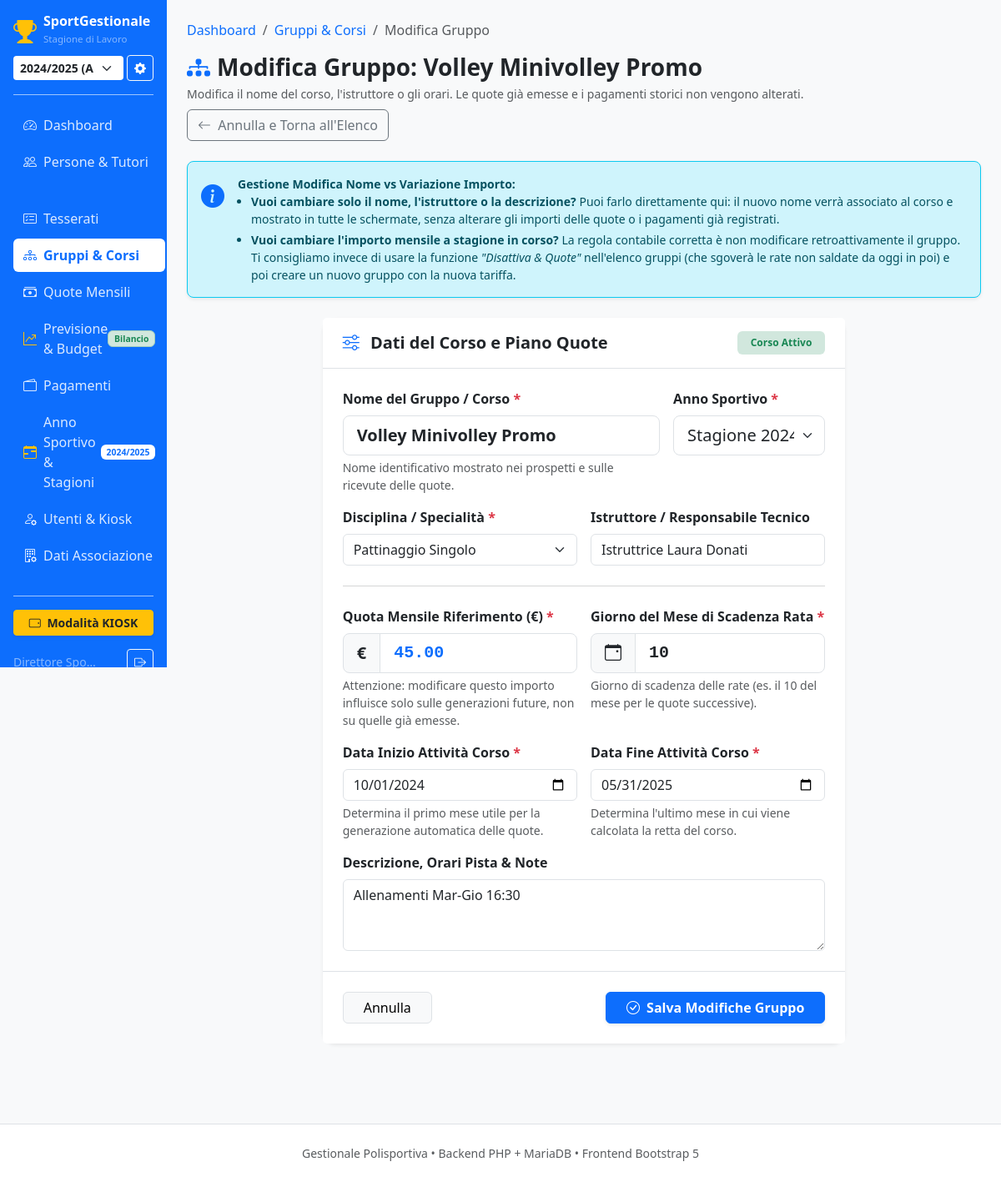
/index.php?page=gruppo_nuovo&id=2 (signed in), run on the app's committed database.
### tables this page shows
CREATE TABLE IF NOT EXISTS `anno` (
  `id` INT AUTO_INCREMENT PRIMARY KEY,
  `anno` VARCHAR(20) NOT NULL COMMENT 'es. 2024/2025',
  `data_inizio` DATE NOT NULL,
  `data_fine` DATE NOT NULL,
  `attivo` TINYINT(1) NOT NULL DEFAULT 0 COMMENT '1 se anno corrente',
  `created_at` TIMESTAMP DEFAULT CURRENT_TIMESTAMP
);

CREATE TABLE IF NOT EXISTS `gruppi` (
  `id` INT AUTO_INCREMENT PRIMARY KEY,
  `anno_id` INT NOT NULL,
  `nome_gruppo` VARCHAR(100) NOT NULL,
  `descrizione` TEXT NULL,
  `categoria` VARCHAR(80) NULL,
  `quota_mensile` DECIMAL(10,2) NOT NULL DEFAULT 0.00,
  `giorno_scadenza_mensile` TINYINT NOT NULL DEFAULT 10 COMMENT 'Giorno del mese (es. 10)',
  `data_inizio` DATE NOT NULL COMMENT 'Inizio corso/gruppo',
  `data_fine` DATE NOT NULL COMMENT 'Fine corso/gruppo',
  `istruttore` VARCHAR(100) NULL,
  `attivo` TINYINT(1) NOT NULL DEFAULT 1 COMMENT '1=Attivo, 0=Disattivato/Terminato',
  `created_at` TIMESTAMP DEFAULT CURRENT_TIMESTAMP,
  CONSTRAINT `fk_gruppi_anno` FOREIGN KEY (`anno_id`) REFERENCES `anno` (`id`) ON DELETE RESTRICT
);

### private/pages/gruppo_nuovo.php (the view, shortened to what the rows shown need)
<?php
require_once (defined('PATH_INCLUDES') ? PATH_INCLUDES : __DIR__ . '/../includes') . '/header.php';
$db = getDbConnection();
$editId = !empty($_GET['id']) ? (int)$_GET['id'] : (!empty($_GET['edit_id']) ? (int)$_GET['edit_id'] : null);
$gruppo = null;
if ($editId) {
    $stmtG = $db->prepare("SELECT * FROM gruppi WHERE id = ?");
    $stmtG->execute([$editId]);
    $gruppo = $stmtG->fetch();
}
$isEditing = !empty($gruppo);
$anni = $db->query("SELECT * FROM anno ORDER BY id DESC")->fetchAll();
$annoIdAttivo = $gruppo['anno_id'] ?? ($annoAttivo['id'] ?? 1);
$dataInizioDefault = $gruppo['data_inizio'] ?? (!empty($annoAttivo['data_inizio']) ? $annoAttivo['data_inizio'] : date('Y') . '-09-01');
$dataFineDefault = $gruppo['data_fine'] ?? (!empty($annoAttivo['data_fine']) ? $annoAttivo['data_fine'] : (date('Y') + 1) . '-05-31');
?>
<div class="d-flex justify-content-between align-items-center mb-4 flex-wrap gap-2">
    <div>
        <h2 class="h3 fw-bold mb-1 d-flex align-items-center">
            <i class="bi bi-diagram-3-fill text-primary me-2"></i>
            <?= $isEditing ? 'Modifica Gruppo: ' . htmlspecialchars($gruppo['nome_gruppo']) : 'Nuovo Gruppo / Corso di Pattinaggio' ?>
        </h2>
        <p class="text-muted small mb-0">
            <?= $isEditing
                ? "Modifica il nome del corso, l'istruttore o gli orari. Le quote già emesse e i pagamenti storici non vengono alterati."
                : "Definisci la quota mensile, il giorno di scadenza e il periodo di attività per l'automazione delle rate." ?>
        </p>
    </div>
</div>
<div class="row justify-content-center">
    <div class="col-lg-9 col-xl-8">
        <form method="POST" action="index.php?action=salva_gruppo">
            <div class="card border-0 shadow-sm rounded-4 bg-white mb-4">
                <div class="card-body p-4">
                    <div class="row g-3">
                        <div class="col-md-8">
                            <label class="form-label fw-bold">Nome del Gruppo / Corso <span class="text-danger">*</span></label>
                            <input type="text" name="nome_gruppo" class="form-control form-control-lg fw-semibold"
                                   placeholder="es. Avviamento Base Lunedì/Mercoledì"
                                   value="<?= htmlspecialchars($gruppo['nome_gruppo'] ?? '') ?>" required>
                            <div class="form-text small">Nome identificativo mostrato nei prospetti e sulle ricevute delle quote.</div>
                        </div>
                        <div class="col-md-4">
                            <label class="form-label fw-bold">Anno Sportivo <span class="text-danger">*</span></label>
                            <select name="anno_id" class="form-select form-select-lg" required>
                                <?php foreach ($anni as $a): ?>
                                    <option value="<?= $a['id'] ?>" <?= ($a['id'] == $annoIdAttivo ? 'selected' : '') ?>>
                                        Stagione <?= htmlspecialchars($a['anno']) ?> <?= (!empty($a['attivo']) ? '(Attivo)' : '') ?>
                                    </option>
                                <?php endforeach; ?>
                            </select>
                        </div>
                        <div class="col-md-6">
                            <label class="form-label fw-bold">Istruttore / Responsabile Tecnico</label>
                            <input type="text" name="istruttore" class="form-control"
                                   placeholder="es. Elena Bianchi (Tecnico Federale)"
                                   value="<?= htmlspecialchars($gruppo['istruttore'] ?? '') ?>">
                        </div>
                        <div class="col-md-6">
                            <div class="input-group input-group-lg">
                                <span class="input-group-text bg-light fw-bold">€</span>
                                <input type="number" step="0.50" min="0" name="quota_mensile" class="form-control fw-bold text-primary font-monospace"
                                       value="<?= htmlspecialchars(number_format($gruppo['quota_mensile'] ?? 55.00, 2, '.', '')) ?>" required>
                            </div>
                        </div>
                        <div class="col-md-6">
                            <div class="input-group input-group-lg">
                                <span class="input-group-text bg-light fw-bold"><i class="bi bi-calendar-event"></i></span>
                                <input type="number" min="1" max="31" name="giorno_scadenza_mensile" class="form-control fw-bold font-monospace"
                                       value="<?= (int)($gruppo['giorno_scadenza_mensile'] ?? 10) ?>" required>
                            </div>
                        </div>
                        <div class="col-md-6">
                            <label class="form-label fw-bold">Data Inizio Attività Corso <span class="text-danger">*</span></label>
                            <input type="date" name="data_inizio" class="form-control" value="<?= htmlspecialchars($dataInizioDefault) ?>" required>
                            <div class="form-text small">Determina il primo mese utile per la generazione automatica delle quote.</div>
                        </div>
                        <div class="col-md-6">
                            <label class="form-label fw-bold">Data Fine Attività Corso <span class="text-danger">*</span></label>
                            <input type="date" name="data_fine" class="form-control" value="<?= htmlspecialchars($dataFineDefault) ?>" required>
                            <div class="form-text small">Determina l'ultimo mese in cui viene calcolata la retta del corso.</div>
                        </div>
                        <div class="col-12">
                            <label class="form-label fw-bold">Descrizione, Orari Pista & Note</label>
                            <textarea name="descrizione" class="form-control" rows="3"
                                      placeholder="es. Pista Comunale Palazzetto: Lunedì 16:30-18:00 e Giovedì 17:00-18:30. Livello preparatorio principianti."><?= htmlspecialchars($gruppo['descrizione'] ?? '') ?></textarea>
                        </div>
                    </div>
                </div>
            </div>
        </form>
    </div>
</div>
<?php require_once (defined('PATH_INCLUDES') ? PATH_INCLUDES : __DIR__ . '/../includes') . '/footer.php'; ?>

### private/includes/header.php (shortened to what the rows shown need)
<?php
$headerDb = function_exists('getDbConnection') ? getDbConnection() : null;
$annoAttivo = null;
if ($headerDb) {
    try {
        $annoAttivo = $headerDb->query("SELECT * FROM anno WHERE attivo = 1 LIMIT 1")->fetch();
    } catch (Exception $e) {}
}
?>
<!DOCTYPE html>
<html lang="it">
<head>
    <link href="assets/css/bootstrap.min.css" rel="stylesheet">
    <link rel="stylesheet" href="assets/css/bootstrap-icons.min.css">
</head>
<body>
<div class="container-fluid">
    <div class="row">
        <nav class="col-md-3 col-lg-2 d-none d-md-flex flex-column sidebar p-3 sticky-top" style="height: 100vh; overflow-y: auto;">
            <ul class="nav flex-column mb-auto">
                <li class="nav-item">
                    <a class="nav-link <?= (in_array($page, ['anni', 'anno_nuovo', 'nuovo_anno', 'nuova_stagione']) ? 'active' : '') ?>" href="index.php?page=anni">
                        <i class="bi bi-calendar-range me-2 text-warning"></i> Anno Sportivo & Stagioni
                        <span class="badge bg-white text-primary ms-auto" style="font-size: 0.65rem;"><?= htmlspecialchars($annoAttivo['anno']) ?></span>
                    </a>
                </li>
            </ul>
        </nav>
        <main class="col-md-9 col-lg-10 ms-sm-auto px-md-4 py-4">

### data on the page
anno: anno "2024/2025"
gruppi: nome_gruppo "Volley Minivolley Promo", anno_id "Stagione 2024/2025 (Attivo)", istruttore "Istruttrice Laura Donati", quota_mensile "45.00", giorno_scadenza_mensile "10", data_inizio "10/01/2024", data_fine "05/31/2025", descrizione "Allenamenti Mar-Gio 16:30"

### other printed values
$user['nome'] "Direttore Spo…"
form field value "2024/2025 (Attivo)"
form field categoria "Pattinaggio Singolo"
